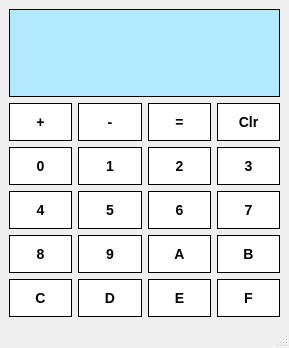
<?xml version="1.0" encoding="UTF-8"?>
<ui version="4.0">
 <class>Calculate</class>
 <widget class="QMainWindow" name="Calculate">
  <property name="geometry">
   <rect>
    <x>0</x>
    <y>0</y>
    <width>289</width>
    <height>348</height>
   </rect>
  </property>
  <property name="windowTitle">
   <string>Calculate</string>
  </property>
  <widget class="QWidget" name="centralwidget">
   <layout class="QGridLayout" name="gridLayout_2">
    <item row="1" column="1">
     <widget class="QPushButton" name="subtraction">
      <property name="styleSheet">
       <string notr="true">QPushButton{
	    font: 75 11pt &quot;Ubuntu Mono&quot;;
        background-color: #FFFFFF;
        border: 1px solid;
        border-color:  rgb(0, 0, 0);
        font: bold 14px;
        padding: 10px;
}

QPushButton:pressed{
	    font: 75 11pt &quot;Ubuntu Mono&quot;;
        background-color: #000080;
        border: 1px solid;
        border-color: rgb(0, 0, 0);
        font: bold 14px;
        padding: 10px;
}</string>
      </property>
      <property name="text">
       <string>-</string>
      </property>
     </widget>
    </item>
    <item row="4" column="0">
     <widget class="QPushButton" name="button8">
      <property name="styleSheet">
       <string notr="true">QPushButton{
	    font: 75 11pt &quot;Ubuntu Mono&quot;;
        background-color: #FFFFFF;
        border: 1px solid;
        border-color:  rgb(0, 0, 0);
        font: bold 14px;
        padding: 10px;
}

QPushButton:pressed{
	    font: 75 11pt &quot;Ubuntu Mono&quot;;
        background-color: #000080;
        border: 1px solid;
        border-color: rgb(0, 0, 0);
        font: bold 14px;
        padding: 10px;
}</string>
      </property>
      <property name="text">
       <string>8</string>
      </property>
     </widget>
    </item>
    <item row="5" column="1">
     <widget class="QPushButton" name="buttonD">
      <property name="styleSheet">
       <string notr="true">QPushButton{
	    font: 75 11pt &quot;Ubuntu Mono&quot;;
        background-color: #FFFFFF;
        border: 1px solid;
        border-color:  rgb(0, 0, 0);
        font: bold 14px;
        padding: 10px;
}

QPushButton:pressed{
	    font: 75 11pt &quot;Ubuntu Mono&quot;;
        background-color: #000080;
        border: 1px solid;
        border-color: rgb(0, 0, 0);
        font: bold 14px;
        padding: 10px;
}</string>
      </property>
      <property name="text">
       <string>D</string>
      </property>
     </widget>
    </item>
    <item row="3" column="2">
     <widget class="QPushButton" name="button6">
      <property name="styleSheet">
       <string notr="true">QPushButton{
	    font: 75 11pt &quot;Ubuntu Mono&quot;;
        background-color: #FFFFFF;
        border: 1px solid;
        border-color:  rgb(0, 0, 0);
        font: bold 14px;
        padding: 10px;
}

QPushButton:pressed{
	    font: 75 11pt &quot;Ubuntu Mono&quot;;
        background-color: #000080;
        border: 1px solid;
        border-color: rgb(0, 0, 0);
        font: bold 14px;
        padding: 10px;
}</string>
      </property>
      <property name="text">
       <string>6</string>
      </property>
     </widget>
    </item>
    <item row="0" column="0" colspan="4">
     <widget class="QLineEdit" name="Display">
      <property name="sizePolicy">
       <sizepolicy hsizetype="Preferred" vsizetype="Expanding">
        <horstretch>0</horstretch>
        <verstretch>0</verstretch>
       </sizepolicy>
      </property>
      <property name="styleSheet">
       <string notr="true">QLineEdit{
        border: 1px solid;
        background-color: rgb(178, 233, 255);
        border-color: rgb(0, 0, 0);
}</string>
      </property>
     </widget>
    </item>
    <item row="5" column="2">
     <widget class="QPushButton" name="buttonE">
      <property name="styleSheet">
       <string notr="true">QPushButton{
	    font: 75 11pt &quot;Ubuntu Mono&quot;;
        background-color: #FFFFFF;
        border: 1px solid;
        border-color:  rgb(0, 0, 0);
        font: bold 14px;
        padding: 10px;
}

QPushButton:pressed{
	    font: 75 11pt &quot;Ubuntu Mono&quot;;
        background-color: #000080;
        border: 1px solid;
        border-color: rgb(0, 0, 0);
        font: bold 14px;
        padding: 10px;
}</string>
      </property>
      <property name="text">
       <string>E</string>
      </property>
     </widget>
    </item>
    <item row="3" column="0">
     <widget class="QPushButton" name="button4">
      <property name="styleSheet">
       <string notr="true">QPushButton{
	    font: 75 11pt &quot;Ubuntu Mono&quot;;
        background-color: #FFFFFF;
        border: 1px solid;
        border-color:  rgb(0, 0, 0);
        font: bold 14px;
        padding: 10px;
}

QPushButton:pressed{
	    font: 75 11pt &quot;Ubuntu Mono&quot;;
        background-color: #000080;
        border: 1px solid;
        border-color: rgb(0, 0, 0);
        font: bold 14px;
        padding: 10px;
}</string>
      </property>
      <property name="text">
       <string>4</string>
      </property>
     </widget>
    </item>
    <item row="2" column="1">
     <widget class="QPushButton" name="button1">
      <property name="styleSheet">
       <string notr="true">QPushButton{
	    font: 75 11pt &quot;Ubuntu Mono&quot;;
        background-color: #FFFFFF;
        border: 1px solid;
        border-color:  rgb(0, 0, 0);
        font: bold 14px;
        padding: 10px;
}

QPushButton:pressed{
	    font: 75 11pt &quot;Ubuntu Mono&quot;;
        background-color: #000080;
        border: 1px solid;
        border-color: rgb(0, 0, 0);
        font: bold 14px;
        padding: 10px;
}</string>
      </property>
      <property name="text">
       <string>1</string>
      </property>
     </widget>
    </item>
    <item row="1" column="2">
     <widget class="QPushButton" name="equals">
      <property name="styleSheet">
       <string notr="true">QPushButton{
	    font: 75 11pt &quot;Ubuntu Mono&quot;;
        background-color: #FFFFFF;
        border: 1px solid;
        border-color:  rgb(0, 0, 0);
        font: bold 14px;
        padding: 10px;
}

QPushButton:pressed{
	    font: 75 11pt &quot;Ubuntu Mono&quot;;
        background-color: #000080;
        border: 1px solid;
        border-color: rgb(0, 0, 0);
        font: bold 14px;
        padding: 10px;
}</string>
      </property>
      <property name="text">
       <string>=</string>
      </property>
     </widget>
    </item>
    <item row="4" column="3">
     <widget class="QPushButton" name="buttonB">
      <property name="styleSheet">
       <string notr="true">QPushButton{
	    font: 75 11pt &quot;Ubuntu Mono&quot;;
        background-color: #FFFFFF;
        border: 1px solid;
        border-color:  rgb(0, 0, 0);
        font: bold 14px;
        padding: 10px;
}

QPushButton:pressed{
	    font: 75 11pt &quot;Ubuntu Mono&quot;;
        background-color: #000080;
        border: 1px solid;
        border-color: rgb(0, 0, 0);
        font: bold 14px;
        padding: 10px;
}</string>
      </property>
      <property name="text">
       <string>B</string>
      </property>
     </widget>
    </item>
    <item row="2" column="0">
     <widget class="QPushButton" name="button0">
      <property name="styleSheet">
       <string notr="true">QPushButton{
	    font: 75 11pt &quot;Ubuntu Mono&quot;;
        background-color: #FFFFFF;
        border: 1px solid;
        border-color:  rgb(0, 0, 0);
        font: bold 14px;
        padding: 10px;
}

QPushButton:pressed{
	    font: 75 11pt &quot;Ubuntu Mono&quot;;
        background-color: #000080;
        border: 1px solid;
        border-color: rgb(0, 0, 0);
        font: bold 14px;
        padding: 10px;
}</string>
      </property>
      <property name="text">
       <string>0</string>
      </property>
     </widget>
    </item>
    <item row="5" column="3">
     <widget class="QPushButton" name="buttonF">
      <property name="styleSheet">
       <string notr="true">QPushButton{
	    font: 75 11pt &quot;Ubuntu Mono&quot;;
        background-color: #FFFFFF;
        border: 1px solid;
        border-color:  rgb(0, 0, 0);
        font: bold 14px;
        padding: 10px;
}

QPushButton:pressed{
	    font: 75 11pt &quot;Ubuntu Mono&quot;;
        background-color: #000080;
        border: 1px solid;
        border-color: rgb(0, 0, 0);
        font: bold 14px;
        padding: 10px;
}</string>
      </property>
      <property name="text">
       <string>F</string>
      </property>
     </widget>
    </item>
    <item row="3" column="3">
     <widget class="QPushButton" name="button7">
      <property name="styleSheet">
       <string notr="true">QPushButton{
	    font: 75 11pt &quot;Ubuntu Mono&quot;;
        background-color: #FFFFFF;
        border: 1px solid;
        border-color:  rgb(0, 0, 0);
        font: bold 14px;
        padding: 10px;
}

QPushButton:pressed{
	    font: 75 11pt &quot;Ubuntu Mono&quot;;
        background-color: #000080;
        border: 1px solid;
        border-color: rgb(0, 0, 0);
        font: bold 14px;
        padding: 10px;
}</string>
      </property>
      <property name="text">
       <string>7</string>
      </property>
     </widget>
    </item>
    <item row="2" column="3">
     <widget class="QPushButton" name="button3">
      <property name="styleSheet">
       <string notr="true">QPushButton{
	    font: 75 11pt &quot;Ubuntu Mono&quot;;
        background-color: #FFFFFF;
        border: 1px solid;
        border-color:  rgb(0, 0, 0);
        font: bold 14px;
        padding: 10px;
}

QPushButton:pressed{
	    font: 75 11pt &quot;Ubuntu Mono&quot;;
        background-color: #000080;
        border: 1px solid;
        border-color: rgb(0, 0, 0);
        font: bold 14px;
        padding: 10px;
}</string>
      </property>
      <property name="text">
       <string>3</string>
      </property>
     </widget>
    </item>
    <item row="4" column="2">
     <widget class="QPushButton" name="buttonA">
      <property name="styleSheet">
       <string notr="true">QPushButton{
	    font: 75 11pt &quot;Ubuntu Mono&quot;;
        background-color: #FFFFFF;
        border: 1px solid;
        border-color:  rgb(0, 0, 0);
        font: bold 14px;
        padding: 10px;
}

QPushButton:pressed{
	    font: 75 11pt &quot;Ubuntu Mono&quot;;
        background-color: #000080;
        border: 1px solid;
        border-color: rgb(0, 0, 0);
        font: bold 14px;
        padding: 10px;
}</string>
      </property>
      <property name="text">
       <string>A</string>
      </property>
     </widget>
    </item>
    <item row="3" column="1">
     <widget class="QPushButton" name="button5">
      <property name="styleSheet">
       <string notr="true">QPushButton{
	    font: 75 11pt &quot;Ubuntu Mono&quot;;
        background-color: #FFFFFF;
        border: 1px solid;
        border-color:  rgb(0, 0, 0);
        font: bold 14px;
        padding: 10px;
}

QPushButton:pressed{
	    font: 75 11pt &quot;Ubuntu Mono&quot;;
        background-color: #000080;
        border: 1px solid;
        border-color: rgb(0, 0, 0);
        font: bold 14px;
        padding: 10px;
}</string>
      </property>
      <property name="text">
       <string>5</string>
      </property>
     </widget>
    </item>
    <item row="4" column="1">
     <widget class="QPushButton" name="button9">
      <property name="styleSheet">
       <string notr="true">QPushButton{
	    font: 75 11pt &quot;Ubuntu Mono&quot;;
        background-color: #FFFFFF;
        border: 1px solid;
        border-color:  rgb(0, 0, 0);
        font: bold 14px;
        padding: 10px;
}

QPushButton:pressed{
	    font: 75 11pt &quot;Ubuntu Mono&quot;;
        background-color: #000080;
        border: 1px solid;
        border-color: rgb(0, 0, 0);
        font: bold 14px;
        padding: 10px;
}</string>
      </property>
      <property name="text">
       <string>9</string>
      </property>
     </widget>
    </item>
    <item row="5" column="0">
     <widget class="QPushButton" name="buttonC">
      <property name="styleSheet">
       <string notr="true">QPushButton{
	    font: 75 11pt &quot;Ubuntu Mono&quot;;
        background-color: #FFFFFF;
        border: 1px solid;
        border-color:  rgb(0, 0, 0);
        font: bold 14px;
        padding: 10px;
}

QPushButton:pressed{
	    font: 75 11pt &quot;Ubuntu Mono&quot;;
        background-color: #000080;
        border: 1px solid;
        border-color: rgb(0, 0, 0);
        font: bold 14px;
        padding: 10px;
}</string>
      </property>
      <property name="text">
       <string>C</string>
      </property>
     </widget>
    </item>
    <item row="2" column="2">
     <widget class="QPushButton" name="button2">
      <property name="styleSheet">
       <string notr="true">QPushButton{
	    font: 75 11pt &quot;Ubuntu Mono&quot;;
        background-color: #FFFFFF;
        border: 1px solid;
        border-color:  rgb(0, 0, 0);
        font: bold 14px;
        padding: 10px;
}

QPushButton:pressed{
	    font: 75 11pt &quot;Ubuntu Mono&quot;;
        background-color: #000080;
        border: 1px solid;
        border-color: rgb(0, 0, 0);
        font: bold 14px;
        padding: 10px;
}</string>
      </property>
      <property name="text">
       <string>2</string>
      </property>
     </widget>
    </item>
    <item row="1" column="3">
     <widget class="QPushButton" name="clear">
      <property name="styleSheet">
       <string notr="true">QPushButton{
	    font: 75 11pt &quot;Ubuntu Mono&quot;;
        background-color: #FFFFFF;
        border: 1px solid;
        border-color:  rgb(0, 0, 0);
        font: bold 14px;
        padding: 10px;
}

QPushButton:pressed{
	    font: 75 11pt &quot;Ubuntu Mono&quot;;
        background-color: #000080;
        border: 1px solid;
        border-color: rgb(0, 0, 0);
        font: bold 14px;
        padding: 10px;
}</string>
      </property>
      <property name="text">
       <string>Clr</string>
      </property>
     </widget>
    </item>
    <item row="1" column="0">
     <widget class="QPushButton" name="addition">
      <property name="cursor">
       <cursorShape>ArrowCursor</cursorShape>
      </property>
      <property name="styleSheet">
       <string notr="true">QPushButton{
	    font: 75 11pt &quot;Ubuntu Mono&quot;;
        background-color: #FFFFFF;
        border: 1px solid;
        border-color:  rgb(0, 0, 0);
        font: bold 14px;
        padding: 10px;
}

QPushButton:pressed{
	    font: 75 11pt &quot;Ubuntu Mono&quot;;
        background-color: #000080;
        border: 1px solid;
        border-color: rgb(0, 0, 0);
        font: bold 14px;
        padding: 10px;
}</string>
      </property>
      <property name="text">
       <string>+</string>
      </property>
     </widget>
    </item>
   </layout>
  </widget>
  <widget class="QMenuBar" name="menubar">
   <property name="geometry">
    <rect>
     <x>0</x>
     <y>0</y>
     <width>289</width>
     <height>22</height>
    </rect>
   </property>
  </widget>
  <widget class="QStatusBar" name="statusbar"/>
 </widget>
 <resources/>
 <connections/>
</ui>
